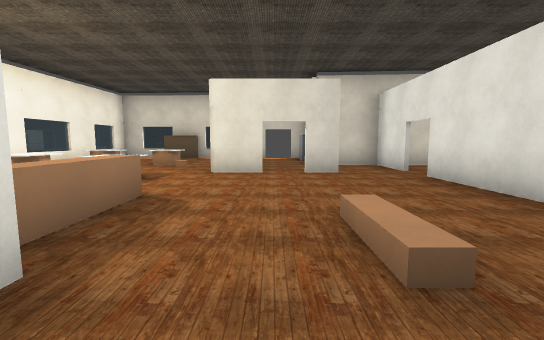
View 1 (above)

12 first-person views from a walk through a level from a Godot 3-D game. The camera is 1.3 m above the floor, tilts 6° down and sees 90° across. The floor is counted in squares, 2 m on a side. Each view is taken from the middle of a square. On the plan, view 1 faces up. The plan holds only what a view shows up to about 9 squares ahead; the rest is blank. The place goes on beyond the plan.

View 2
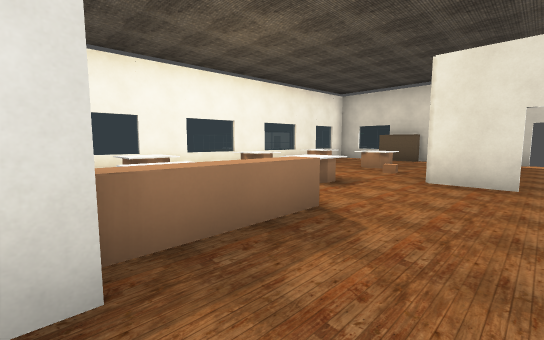

View 3
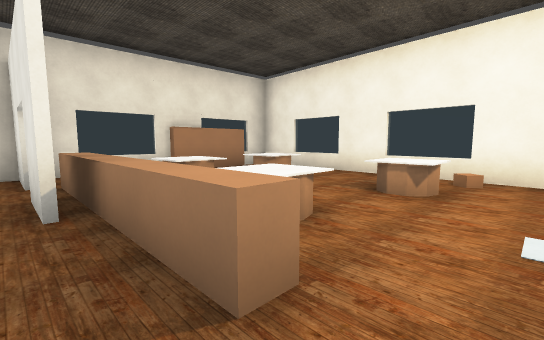

View 4
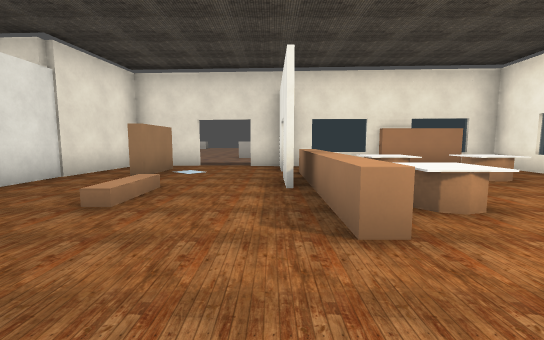

View 5
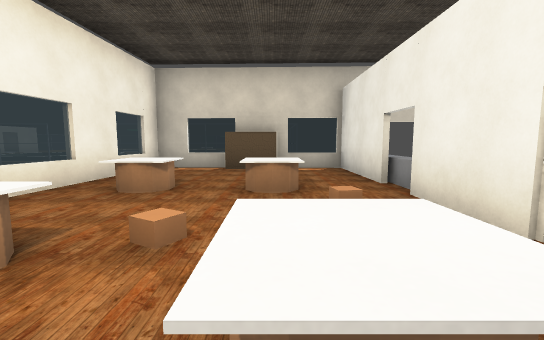

View 6
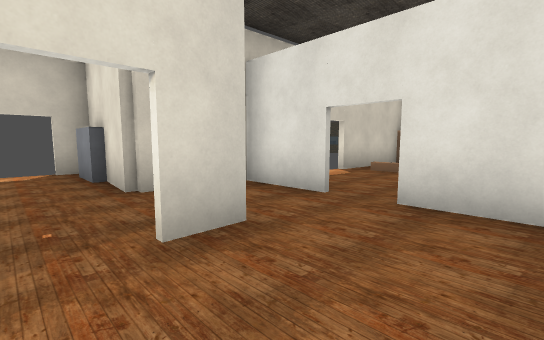

View 7
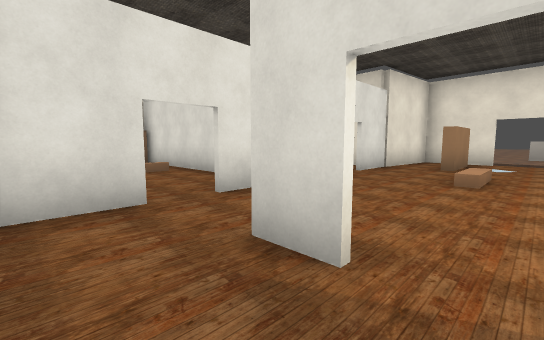

View 8
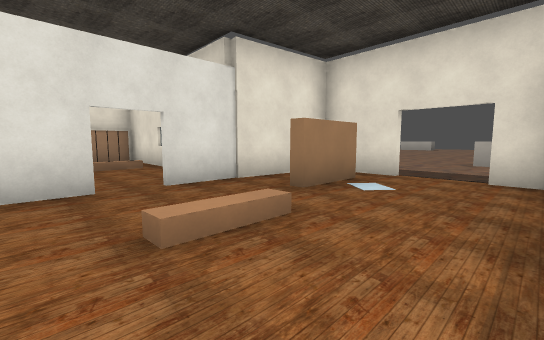

View 9
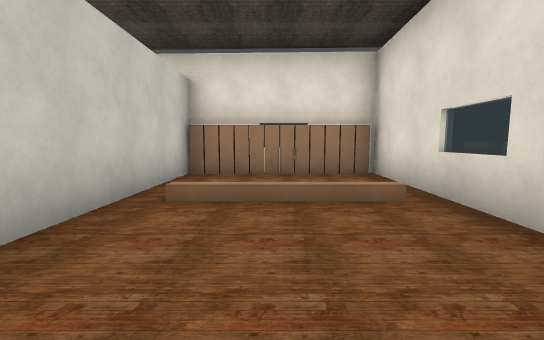

View 10
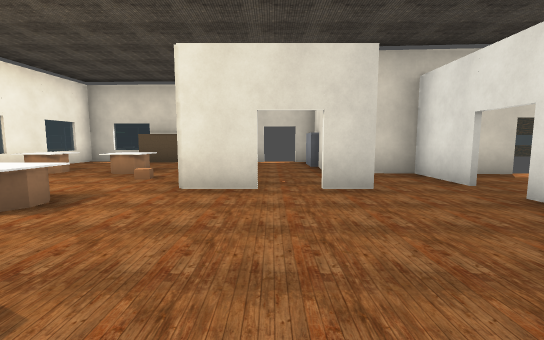

View 11
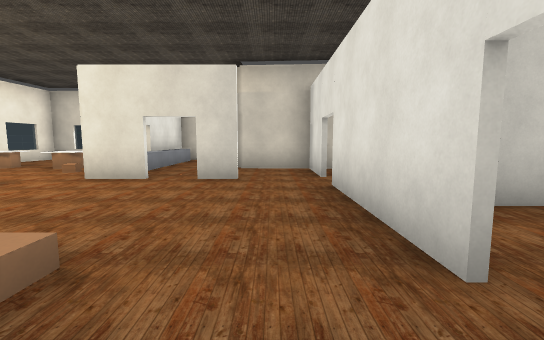

View 12
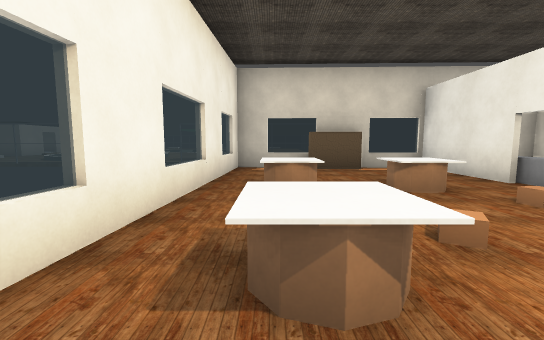

### Floor plan
Key: @ floor where view 1 was taken; # wall or solid block; x gap in a wall; . main floor; : floor 0.25 m higher than the main floor; / step, stairs or slope; = window, fence, low wall or low ledge; ^ raised ledge.
Columns run from 7 left of view 1 to 9 right of it. Each row starts with its distance up from view 1.
 11  ####=x.
 10  #....#.#
  9  #....#.#
  8  #^.^.^.####
  7 ##....#...######
  6 #.....#.#.x..:
  5 #.^.^.....x..:
  4 #.........#######
  3 #.^..^....#../..#
  2 #...^^......./..#
  1 #....^....#../..#
  0 =.^ ^^.@#####=###
 -1 #.   ##.##
 -2 ####=##.###
 -3        ..
 -4        ..
 -5        ...
 -6        ...
 -7        ^..

Where each view was taken, in squares from view 1:
view 1: 0 up, 0 right, facing up
view 2: 1 up, 0 right, facing up-left
view 3: 4 up, 1 left, facing down-left
view 4: 5 up, 1 left, facing down
view 5: 4 up, 3 left, facing up
view 6: 4 up, 0 right, facing up-right
view 7: 7 up, 0 right, facing down-right
view 8: 3 up, 1 left, facing down-right
view 9: 2 up, 3 right, facing right
view 10: 2 up, 0 right, facing up
view 11: 1 up, 2 right, facing up
view 12: 4 up, 5 left, facing up
